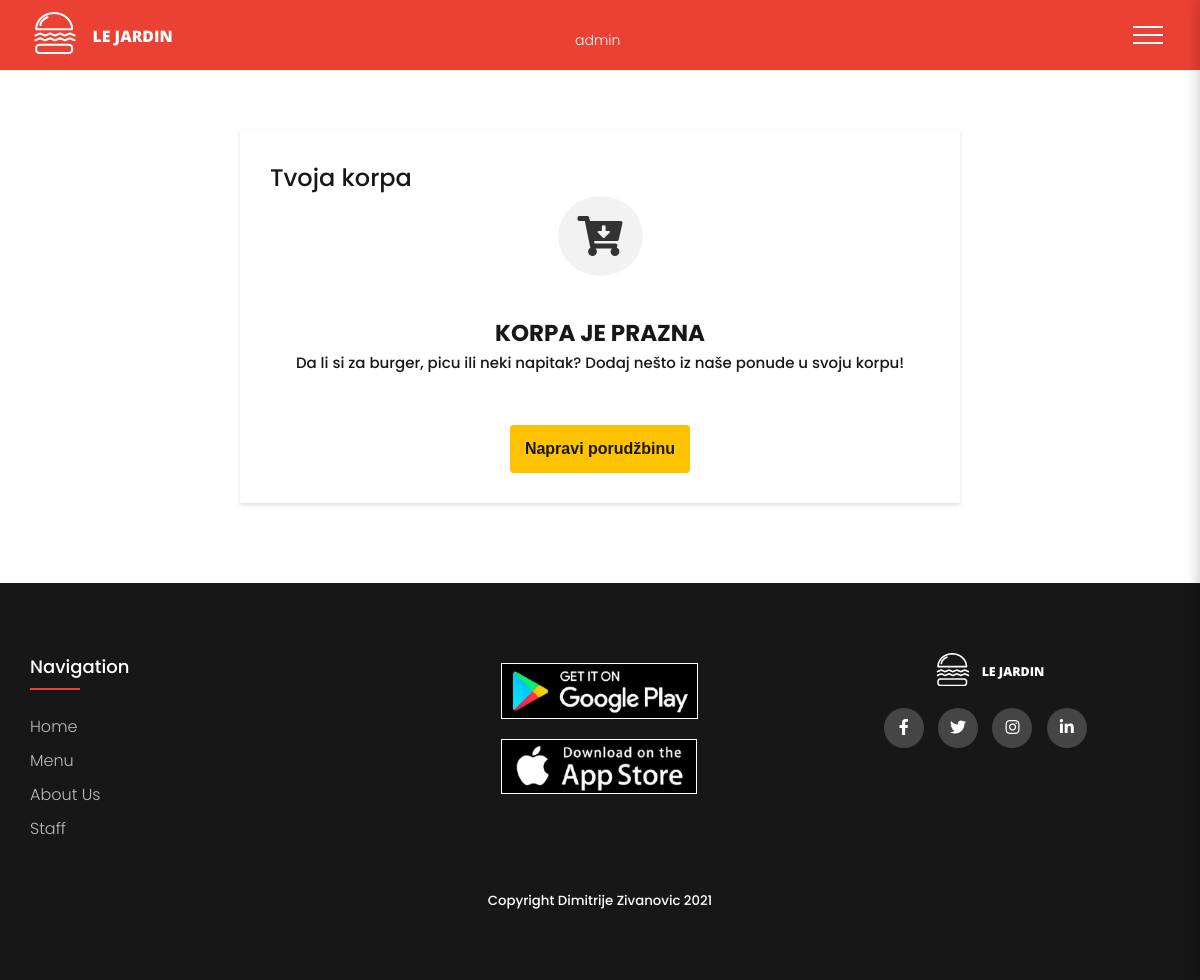
Before: /cart.php (signed in) with the older database file.
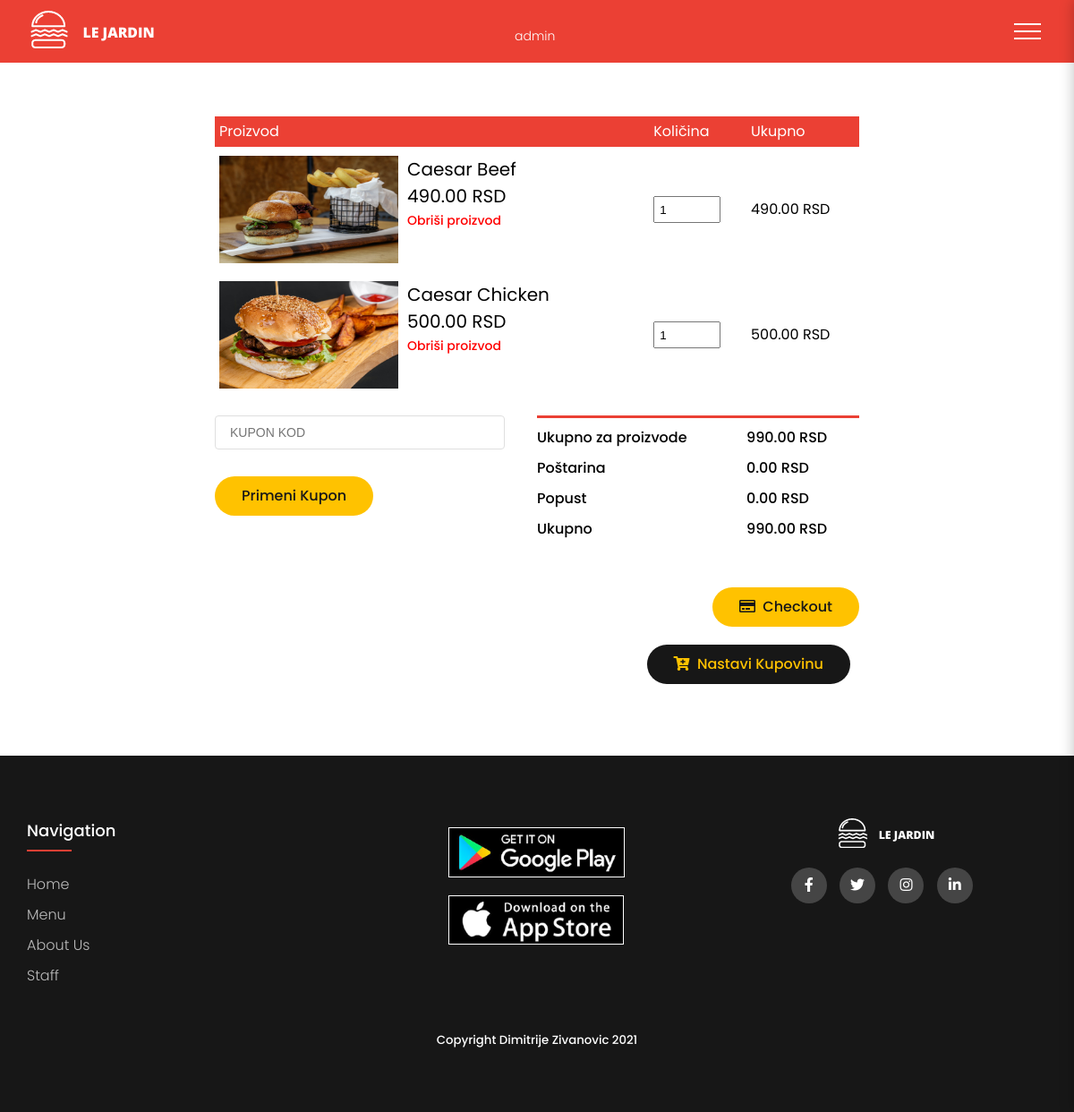
After: the same page with the newer database file.
### tables this page shows
CREATE TABLE `cart` (
  `id` int(11) NOT NULL,
  `product_name` varchar(100) NOT NULL,
  `product_price` varchar(50) NOT NULL,
  `product_image` varchar(255) NOT NULL,
  `qty` int(11) NOT NULL,
  `total_price` varchar(100) NOT NULL,
  `product_code` int(11) NOT NULL,
  `usernameID` int(11) NOT NULL
);

### cart.php (the view, shortened to what the changed rows need)
<?php include('delovi/header.php'); ?>
<?php
    if($role == 'admin' || $role == 'korisnik')
    {
        if($status == 'active')
        {
?>
<body>
    <div class="small-container cart-page">
        <?php
        $stmt = $conn->prepare('SELECT * FROM cart WHERE usernameID=?');
        $stmt->bind_param('s',$id_username);
        $stmt->execute();
        $result = $stmt->get_result();
        $grand_total = 0;
        if(mysqli_num_rows($result)>0)
        {
        ?>
            <table class="tabela-cart">
                <tr>
                    <th>Proizvod</th>
                    <th>Količina</th>
                    <th>Ukupno</th>
                </tr>
                <?php
                    while ($row = $result->fetch_assoc()):
                ?>
                <tr>
                    <td>
                        <div class="cart-info">
                            <img src="img/<?= $row['product_image'] ?>" alt="" height="100px" width="150px">
                            <div>
                                <p><?= $row['product_name'] ?></p>
                                <small><?= number_format($row['product_price'],2); ?> RSD</small>
                                <br>
                                <a href="action.php?remove=<?= $row['id'] ?>" class="text-danger lead" onclick="return confirm('Obrisaće se cela količina ovog proizvoda iz korpe! Da li ste sigurni?');">Obriši proizvod</a>
                            </div>
                        </div>
                    </td>
                    <td><input type="number" class="form-control itemQty" name="kolicina" value="<?= $row['qty'] ?>" min=1 style="width:75px;"></td>
                    <td><h3><?= number_format($row['total_price'],2);?> RSD</h3></td>
                    <?php $grand_total += $row['total_price']; ?>
                </tr>
                <?php endwhile; ?>
            </table>
            <div class="row">
                <div class="col-md-6" id="div_coupon">
                    <form action="" method="POST" class="margin_bottom_30">
                        <input type="text" id="kupon" class="margin_bottom_30" name="coupon_code" placeholder="KUPON KOD" required>
                        <button type="submit" name="coupon_submit" class="btn btn-info" >Primeni kupon</button>
                    </form>
                </div>
                <?php
                    if(isset($_POST['coupon_submit']))
                    {
                        $coupon_code = $_POST['coupon_code'];
                        $sql_coupon = "SELECT * FROM coupons WHERE code = '$coupon_code'";
                        $res_coupon = mysqli_query($conn, $sql_coupon);
                        if($res_coupon==TRUE){
                            $count_coupon = mysqli_num_rows($res_coupon);
                            if($count_coupon>0){
                                $rows_coupon=mysqli_fetch_assoc($res_coupon);
                                $percentage_coupon = $rows_coupon['percentage'];
                                $grand_total_prikaz = $grand_total * $percentage_coupon;
                                $popust = $grand_total_prikaz - $grand_total;
                                $_SESSION['total_popust'] = $grand_total_prikaz;
                            }else{
                                $_SESSION['total_popust'] = $grand_total;
                                $_SESSION['error_code'] = "Uneti kupon nije validan!";
                                ?>
                                <script>window.location.href='cart.php';</script>
                                <?php
                            }
                        }
                    }else{
                        $grand_total_prikaz = $grand_total;
                        $popust = 0;
                    }
                ?>
                <div class="col-md-6" id="ukupna_cena">
                    <div class="total-price">
                        <table class="price-table">
                            <tr>
                                <td>Ukupno za proizvode</td>
                                <td> <?= number_format($grand_total,2); ?> RSD</td>
                            </tr>
                            <tr>
                                <td>Poštarina</td>
                                <td>0.00 RSD</td>
                            </tr>
                            <tr>
                                <td>Popust</td>
                                <td><?php echo number_format($popust,2); ?> RSD</td>
                            </tr>
                            <tr>
                                <td>Ukupno</td>
                                <td> <?= number_format($grand_total_prikaz,2); ?> RSD</td>
                            </tr>
                        </table>
                    </div>
                </div>
            </div>
            <div class="row">
                <div class="col-md-6"></div>
                <div class="col-md-6" id="ukupna_cena">
                    <div class="cart-actions">
                        <a href="checkout.php" class="btn btn-info <?= ($grand_total > 1) ? '' : 'disabled'; ?>"><i class="far fa-credit-card"></i>&nbsp;&nbsp;Checkout</a>
                        <a href="index.php" class="btn btn-success"><i class="fas fa-cart-plus"></i>&nbsp;&nbsp;Nastavi kupovinu</a>
                    </div>
                </div>
            </div>
    </div>
    <?php
        }else{
    ?>
            <div class="empty_container">
                <div class="naslov">
                    <h3>Tvoja korpa</h3>
                </div>
                <div class="empty_main">
                    <i class="fas fa-cart-arrow-down"></i>
                    <br>
                    <h3>KORPA JE PRAZNA</h3>
                    <small>Da li si za burger, picu ili neki napitak? Dodaj nešto iz naše ponude u svoju korpu!</small>
                    <br>
                    <button class="btn-update"><a href="index.php#our-menu">Napravi porudžbinu</a></button>
                </div>
            </div>
    <?php
        }
    ?>
        </div>
            <?php
        }
    }else{
    header('location: login.php');
    }
    ?>
    </body>
</html>

Changed rows visible on the page:
added cart: product_image (picture), product_name "Caesar Beef", product_price "490.00", kolicina "1", total_price "490.00"
added cart: product_image (picture), product_name "Caesar Chicken", product_price "500.00", kolicina "1", total_price "500.00"
Other visible differences:
$grand_total: (not shown) → "990.00"
$popust: (not shown) → "0.00"
$grand_total_prikaz: (not shown) → "990.00"
text no longer shown: "Tvoja korpa KORPA JE PRAZNA Da li si za burger, picu ili neki napitak? Dodaj nešto iz naše ponude u svoju korpu! Napravi porudžbinu"
text now shown: "Proizvod Količina Ukupno Primeni Kupon Ukupno za proizvode RSD Poštarina 0.00 RSD Popust RSD Ukupno RSD Checkout Nastavi Kupovinu"
